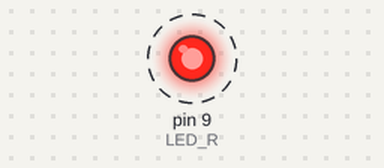
Recording of a sketch running on a simulated Arduino Uno, built with avr-gcc and run on an emulated ATmega328P. Shown: output pins drawn as LEDs (lit = HIGH). Dashed ring = blinking. Not simulated (calls return 0 or success): arduino_secrets.h.

Above: at 0.4 s.
Timing chart, 0 to 4.6 s (numbered marks = the images above):
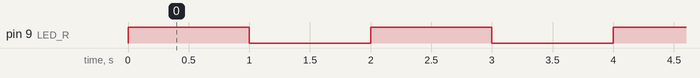

The sketch:

10-Blinky_Interrupt.ino
```cpp
#include "arduino_secrets.h"

/*
Turns an LED on for one second, then off for one second, repeatedly.
Code uses Timer1 configured to interrupt on overflow.
LED is external, and is connected to pin D9.
*/

// define a macro for the LED pin number so the code is easier to understand
#define LED_R 9

// Variable to store LED state --> variables used within the ISR must be 'volatile'
volatile bool ledState = false;

// the setup function runs once when you press reset or power the board
void setup() {
  // initialize digital pin LED_BUILTIN as an output.
  pinMode(LED_R, OUTPUT);

  // configure Timer1
  configTimer1();
}

// the loop function runs over and over again forever
void loop() {

  // nothing needed here - everything is controlled from the ISR!
}

// Timer1 Interrupt Service Routine (ISR)
ISR(TIMER1_COMPA_vect) {

    ledState = !ledState;  // Toggle LED state
    digitalWrite(LED_R, ledState);  // update output pin with new LED state
}

// Function to configure Timer1
void configTimer1() {
    cli();  // Disable global interrupts

    TCCR1A = 0;  // Set entire Timer1 control register A to 0
    TCCR1B = 0;  // Set entire Timer1 control register B to 0

    TCCR1B |= (1 << WGM12);  // Set CTC (Clear Timer on Compare Match) mode

    TCCR1B |= (1 << CS12) | (1 << CS10);  // Set prescaler to 1024

    // Calculate OCR1A for 1Hz (1 sec)
    // Formula: OCR1A = (16MHz / (Prescaler * Frequency)) - 1
    //          OCR1A = (16,000,000 / (1024 * 1)) - 1 = 15624
    OCR1A = 15624;

    TIMSK1 |= (1 << OCIE1A);  // Enable Timer1 Compare Match A interrupt

    sei();  // Enable global interrupts
}
```

Measured:
- by itself, pin 9 (LED_R): alternates HIGH for 1.0 s and LOW for 1.0 s
